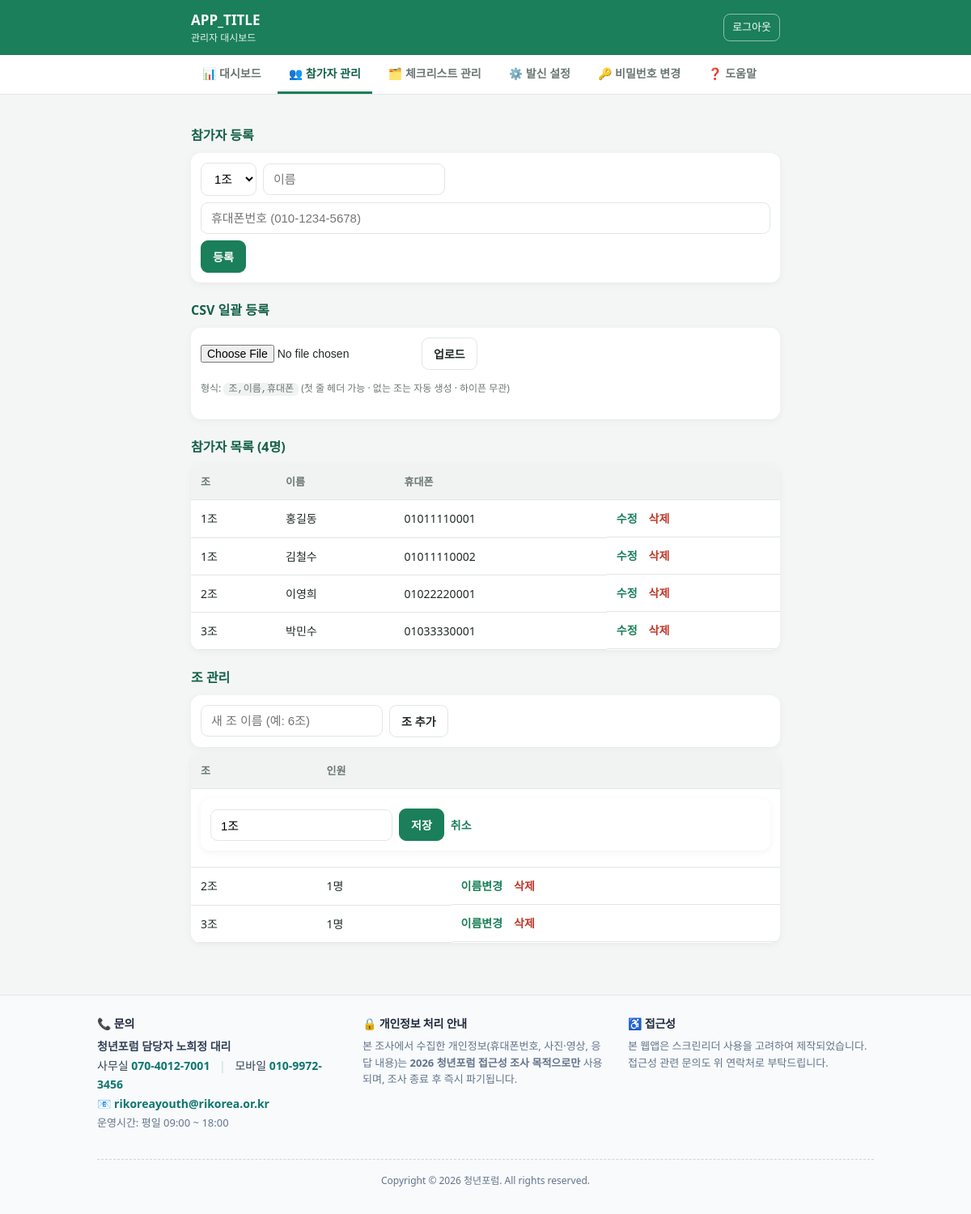
Screenshot of /admin.php?view=members&editteam=1 (signed in) with the database file from the repository.
### tables this page shows
CREATE TABLE members (
  id      INT AUTO_INCREMENT PRIMARY KEY,
  team_id INT NOT NULL,
  name    VARCHAR(50) NOT NULL,
  phone   VARCHAR(20) NOT NULL UNIQUE,    
  FOREIGN KEY (team_id) REFERENCES teams(id) ON DELETE CASCADE
);

CREATE TABLE teams (
  id   INT AUTO_INCREMENT PRIMARY KEY,
  name VARCHAR(50) NOT NULL
);

### db.php (called while the page is built, shortened)
<?php
function db(?PDO $inject = null): PDO {
    static $pdo = null;
    if ($pdo === null) {
        $dsn = sprintf('mysql:host=%s;port=%d;dbname=%s;charset=utf8mb4',
            DB_HOST, DB_PORT, DB_NAME);
        $pdo = new PDO($dsn, DB_USER, DB_PASS, [
            PDO::ATTR_ERRMODE            => PDO::ERRMODE_EXCEPTION,
            PDO::ATTR_DEFAULT_FETCH_MODE => PDO::FETCH_ASSOC,
            PDO::ATTR_EMULATE_PREPARES   => false,
        ]);
    }
    return $pdo;
}

### lib.php (called while the page is built, shortened)
<?php
require_once __DIR__ . '/db.php';
function h($s): string {
    return htmlspecialchars((string)$s, ENT_QUOTES, 'UTF-8');
}
function list_teams(): array {
    return db()->query('SELECT * FROM teams ORDER BY id')->fetchAll();
}
function list_members(): array {
    return db()->query(
        'SELECT m.*, t.name AS team_name
         FROM members m JOIN teams t ON t.id = m.team_id
         ORDER BY t.id, m.id')->fetchAll();
}

### admin_members.php (the view, shortened to what this page needs)
<?php
$teams   = list_teams();
$members = list_members();
$token   = csrf_token();
$editId  = (int)($_GET['edit'] ?? 0);
$editTeam = (int)($_GET['editteam'] ?? 0);
$counts = [];
foreach ($members as $m) { $counts[(int)$m['team_id']] = ($counts[(int)$m['team_id']] ?? 0) + 1; }
?>
<h2 class="section-title">참가자 등록</h2>
<?php if (!$teams): ?>
  <p class="hint">먼저 아래 ‘조 관리’에서 조를 하나 이상 추가하세요.</p>
<?php else: ?>
<form method="post" class="form-inline">
  <select name="team_id" required>
    <?php foreach ($teams as $t): ?>
      <option value="<?= (int)$t['id'] ?>"><?= h($t['name']) ?></option>
    <?php endforeach; ?>
  </select>
  <input name="name" placeholder="이름" required>
  <input name="phone" type="tel" inputmode="numeric" placeholder="휴대폰번호 (010-1234-5678)" required>
  <button class="btn-primary btn-sm" type="submit">등록</button>
</form>
<?php endif; ?>
<h2 class="section-title">CSV 일괄 등록</h2>
<form method="post" enctype="multipart/form-data" class="form-inline">
  <input type="file" name="csv" accept=".csv,text/csv" required>
  <button class="btn-sm" type="submit">업로드</button>
  <span class="hint">형식: <code>조,이름,휴대폰</code> (첫 줄 헤더 가능 · 없는 조는 자동 생성 · 하이픈 무관)</span>
</form>
<h2 class="section-title">참가자 목록 (<?= count($members) ?>명)</h2>
<table class="admin-table">
  <thead><tr><th scope="col">조</th><th scope="col">이름</th><th scope="col">휴대폰</th><th scope="col"></th></tr></thead>
  <tbody>
  <?php foreach ($members as $m): $mid = (int)$m['id']; ?>
    <?php if ($editId === $mid): ?>
      <tr>
        <td colspan="4">
          <form method="post" class="form-inline">
            <input type="hidden" name="csrf" value="<?= h($token) ?>">
            <input type="hidden" name="action" value="member_update">
            <input type="hidden" name="id" value="<?= $mid ?>">
            <select name="team_id" required>
              <?php foreach ($teams as $t): ?>
                <option value="<?= (int)$t['id'] ?>" <?= (int)$t['id'] === (int)$m['team_id'] ? 'selected' : '' ?>><?= h($t['name']) ?></option>
              <?php endforeach; ?>
            </select>
            <input name="name" value="<?= h($m['name']) ?>" required>
            <input name="phone" value="<?= h($m['phone']) ?>" required>
            <button class="btn-primary btn-sm" type="submit">저장</button>
            <a class="link" href="admin.php?view=members">취소</a>
          </form>
        </td>
      </tr>
    <?php else: ?>
      <tr>
        <td><?= h($m['team_name']) ?></td>
        <td><?= h($m['name']) ?></td>
        <td><?= h($m['phone']) ?></td>
        <td class="actions">
          <a class="link" href="admin.php?view=members&edit=<?= $mid ?>">수정</a>
          <form method="post" class="inline-form" onsubmit="return confirm('이 참가자를 삭제할까요?')">
            <button class="linkbtn danger" type="submit">삭제</button>
          </form>
        </td>
      </tr>
    <?php endif; ?>
  <?php endforeach; ?>
  </tbody>
</table>
<h2 class="section-title">조 관리</h2>
<form method="post" class="form-inline">
  <input name="name" placeholder="새 조 이름 (예: 6조)" required>
  <button class="btn-sm" type="submit">조 추가</button>
</form>
<table class="admin-table">
  <thead><tr><th scope="col">조</th><th scope="col">인원</th><th scope="col"></th></tr></thead>
  <tbody>
  <?php foreach ($teams as $t): $tid = (int)$t['id']; ?>
    <?php if ($editTeam === $tid): ?>
      <tr>
        <td colspan="3">
          <form method="post" class="form-inline">
            <input name="name" value="<?= h($t['name']) ?>" required>
            <button class="btn-primary btn-sm" type="submit">저장</button>
            <a class="link" href="admin.php?view=members">취소</a>
          </form>
        </td>
      </tr>
    <?php else: ?>
      <tr>
        <td><?= h($t['name']) ?></td>
        <td><?= (int)($counts[$tid] ?? 0) ?>명</td>
        <td class="actions">
          <a class="link" href="admin.php?view=members&editteam=<?= $tid ?>">이름변경</a>
          <form method="post" class="inline-form" onsubmit="return confirm('이 조와 소속 참가자·체크가 모두 삭제됩니다. 계속할까요?')">
            <button class="linkbtn danger" type="submit">삭제</button>
          </form>
        </td>
      </tr>
    <?php endif; ?>
  <?php endforeach; ?>
  </tbody>
</table>

### assets/style.css (style rules this page uses)
:root { --green:#1a7f5a; --green-d:#146147; --bg:#f4f6f5; --card:#fff; --line:#e2e6e4; --text:#1f2a26; --muted:#6b7772; --err:#c0392b; --radius:14px; }
* { box-sizing:border-box }
html { -webkit-text-size-adjust:100% }
body { margin:0; font-family:"Malgun Gothic","Apple SD Gothic Neo",system-ui,sans-serif; background:var(--bg); color:var(--text); line-height:1.5; padding-bottom:env(safe-area-inset-bottom); }
a { color:var(--green) }
input[type=tel],input[type=password] { width:100%;padding:14px;font-size:17px;border:1.5px solid var(--line); border-radius:10px;outline:none }
.hint { color:var(--muted);font-size:12px;margin:6px 0 16px }
.btn-primary { width:100%;padding:14px;font-size:17px;font-weight:700;color:#fff; background:var(--green);border:0;border-radius:10px;cursor:pointer }
.section-title { font-size:16px;margin:22px 0 10px;color:var(--green-d) }
.admin-table { width:100%;border-collapse:collapse;background:#fff;border-radius:12px;overflow:hidden; box-shadow:0 2px 10px rgba(0,0,0,.05);font-size:14px }
.admin-table th,.admin-table td { padding:12px;text-align:left;border-bottom:1px solid var(--line) }
.admin-table thead th { background:#f0f3f2;color:var(--muted);font-size:13px }
.link { color:var(--green);text-decoration:none;font-weight:600 }
.form-inline { display:flex;flex-wrap:wrap;gap:8px;align-items:center;background:#fff; padding:12px;border-radius:12px;box-shadow:0 2px 10px rgba(0,0,0,.05);margin-bottom:8px }
.form-inline input[type=text],.form-inline input:not([type]),.form-inline input[type=tel], .form-inline input[type=number],.form-inline select { padding:10px 12px;font-size:15px;border:1.5px solid var(--line);border-radius:9px; outline:none;background:#fff }
.form-inline input[type=file] { font-size:14px }
.btn-sm { display:inline-block;padding:9px 14px;font-size:14px;font-weight:700;cursor:pointer; border:1.5px solid var(--line);background:#fff;color:var(--text);border-radius:9px;text-decoration:none }
.btn-primary.btn-sm { width:auto;color:#fff;background:var(--green);border-color:var(--green) }
.inline-form { display:inline }
.linkbtn { background:none;border:0;color:var(--green);font-weight:600;font-size:14px;cursor:pointer;padding:0 2px }
.linkbtn.danger { color:var(--err) }
.actions { display:flex;gap:12px;align-items:center;white-space:nowrap }
.hint code { background:#f0f3f2;padding:1px 6px;border-radius:6px }

### rows the page displays
members: team.name "1조", name "홍길동", phone "01011110001"
members: team.name "1조", name "김철수", phone "01011110002"
members: team.name "2조", name "이영희", phone "01022220001"
members: team.name "3조", name "박민수", phone "01033330001"
teams: name "1조"
teams: name "2조", id.team_id "1"
teams: name "3조", id.team_id "1"

### other values shown
APP_TITLE "APP_TITLE"
count($members) "4"
form field team_id "1조"
